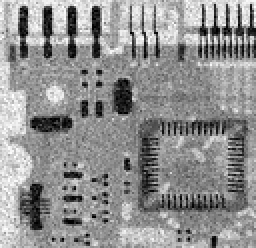
%> input picture Matlab/AlphaTrimmedMeanFilter/SP.tif, 128 x 124 px, shrunk from 455 x 440 before the run (shown 2 times larger)
$ octave Main.m   (GNU Octave 9; MATLAB toolbox functions it lacks are replaced by stand-ins)
%> lines starting %> are read from the running program, lines starting %| are printed output that depends on the picture; in (x1, y1, x2, y2) boxes, pixels count from 0 and x2, y2 are one past the last pixel; in counts of white or black regions, pixels touching at a corner belong together; the program's own positions count from 1
close all;
clear;
clc;

%% Inputs
prompt = {'Enter Kernel Dimensions:', 'Enter Trimmed Value:'};
dlg_title = 'Input';
num_lines = 1;
default_vals = {'3', '4'};
answer = inputdlg(prompt, dlg_title, num_lines, default_vals);
%> the answer given: 3, 4
kernel_dim = str2double(answer{1});
trim_val = str2double(answer{2});
input_img = imread('SP.tif');
%> input_img is the input picture: size 124x128 uint8; min 0, max 255, mean 144.2
[img_rows, img_cols] = size(input_img);
%> img_rows = 124; img_cols = 128

%% Parameters
half_kernel = floor(kernel_dim / 2);
padded_img = replicate_padding(half_kernel, input_img, img_rows, img_cols);

output_img = zeros(img_rows, img_cols);

%% Filtering
for i = (kernel_dim - half_kernel):(img_rows + half_kernel)
    for j = (kernel_dim - half_kernel):(img_cols + half_kernel)
        local_region = padded_img(i - half_kernel:i + half_kernel, j - half_kernel:j + half_kernel);
        sorted_vec = sort_local_region(local_region, kernel_dim);
        if mod(trim_val, 2) == 0
            output_img(i - half_kernel, j - half_kernel) = (1 / ((kernel_dim * kernel_dim) - trim_val)) * sum(sum(sorted_vec((trim_val / 2) + 1:(kernel_dim * kernel_dim) - (trim_val / 2))));
        else
            output_img(i - half_kernel, j - half_kernel) = (1 / ((kernel_dim * kernel_dim) - trim_val)) * sum(sum(sorted_vec(floor(trim_val / 2) + 1:(kernel_dim * kernel_dim) - floor(trim_val / 2) - 1)));
        end
    end
end

%% Display
subplot(121), imshow(input_img); title('Corrupted Image By Salt & Pepper Noise');
subplot(122), imshow(uint8(output_img)); title('Applying Alpha-Trimmed Mean Filter');

%% Functions
function padded_img = replicate_padding(pad_size, img, img_rows, img_cols)
%> called with pad_size = 1, img_rows = 124, img_cols = 128
    padded_img = zeros(img_rows + 2 * pad_size, img_cols + 2 * pad_size);
    padded_img(pad_size + 1:img_rows + pad_size, pad_size + 1:img_cols + pad_size) = img;
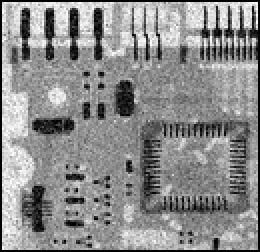
%> padded_img: size 126x130 double (shown 2 times larger); min 0, max 255, mean 139.8
    temp = padded_img;
    for i = 1:pad_size
        padded_img(:, i) = temp(:, pad_size + 1);
        padded_img(:, img_cols + pad_size + i) = temp(:, img_cols + pad_size);
        padded_img(i, :) = temp(pad_size + 1, :);
        padded_img(img_rows + pad_size + i, :) = temp(img_rows + pad_size, :);
    end
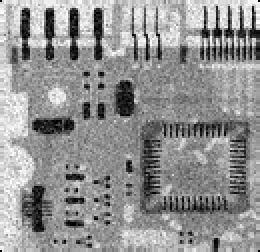
%> padded_img: size 126x130 double (shown 2 times larger); 3.08% of pixels changed, all inside (x1, y1, x2, y2) = (0, 0, 130, 126)
%> after the loop `for i = (kernel_dim - half_kernel):(img_rows + half_kernel)`:
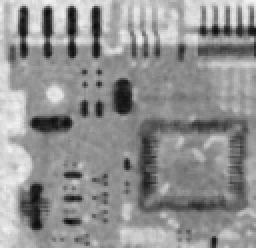
%> output_img: size 124x128 double (shown 2 times larger); min 11, max 242.8, mean 145.2
end

function sorted_vec = sort_local_region(local_region, kernel_dim)
    local_vec = reshape(local_region', 1, []);
    sorted_vec = zeros(1, kernel_dim * kernel_dim);
    for j = 1:kernel_dim * kernel_dim
        for i = 1:kernel_dim * kernel_dim - 1
            if local_vec(i) > local_vec(i + 1)
                temp = local_vec(i + 1);
                local_vec(i + 1) = local_vec(i);
                local_vec(i) = temp;
            end
        end
        if isequal(sorted_vec, local_vec)
            break;
        end
        sorted_vec = local_vec;
    end
end
